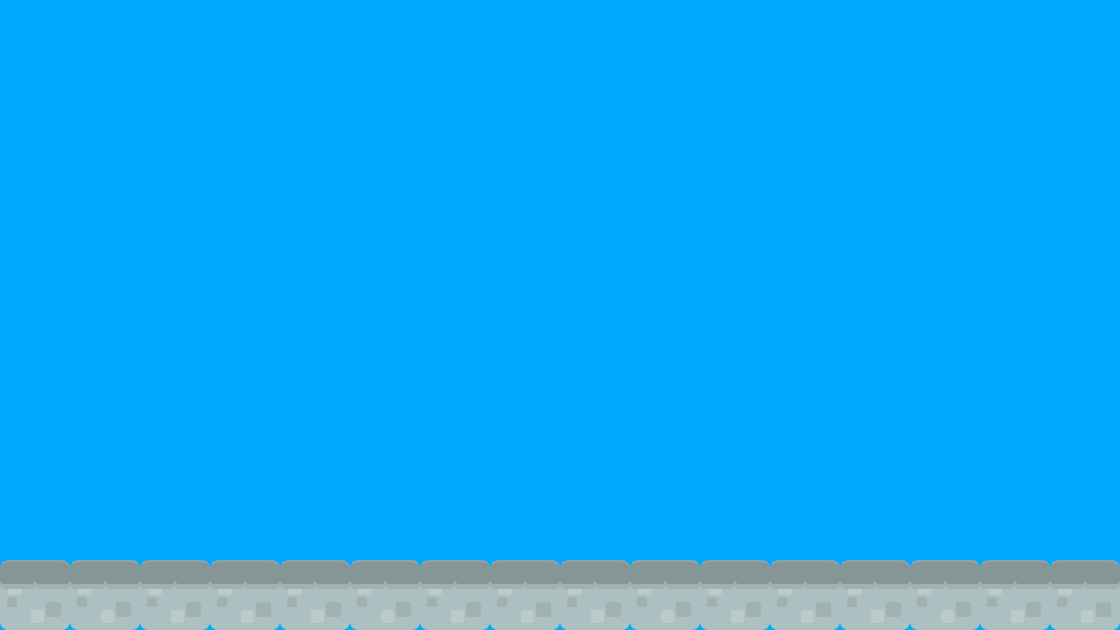

Tiled map render using the project's own tile images. Description and the map definition, with tile-layer contents summarised, below:
An orthogonal 16x9 tile map with 70x70 px tiles, 1 tile layer (Tile Layer 1), 2 tilesets.

<map version="1.0" orientation="orthogonal" renderorder="right-down" width="16" height="9" tilewidth="70" tileheight="70" backgroundcolor="#00aaff">
 <tileset firstgid="1" name="background-tiles" tilewidth="70" tileheight="70">
  <image source="data/img/background-tiles.png" width="910" height="910" />
 </tileset>
 <tileset firstgid="170" name="meta-tiles" tilewidth="70" tileheight="70">
  <image source="data/img/meta-tiles.png" width="350" height="70" />
 </tileset>
 <layer name="Tile Layer 1" width="16" height="9">
  <data>[144 cells, 16 non-empty, 1 distinct tile ids]</data>
 </layer>
</map>
